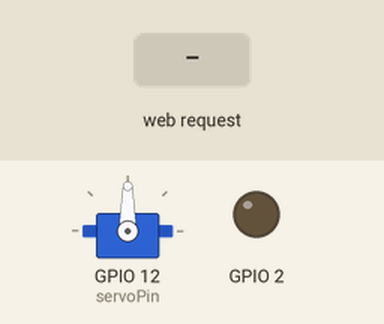
This sketch was run on a simulated ESP32. Parts: servo, output pins drawn as LEDs (lit = HIGH). Inputs (shaded band) come from the test bench. WiFi joins after 1.5 s; servers stay silent unless stated; what the sketch prints to the serial monitor is not drawn.

Above: at 2.7 s.
2.8 s: HTTP request GET /servo/girar received
At 3.2 s:
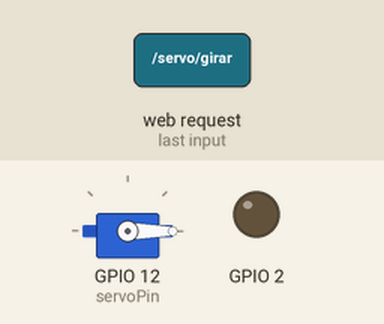
At 4.4 s:
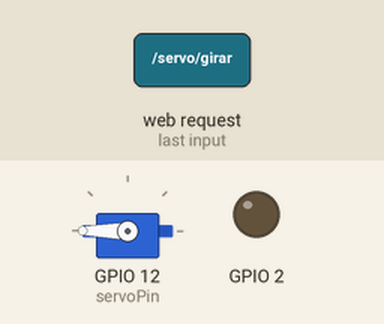
Timing chart, 0 to 5.9 s (numbered marks = the images above; inputs shaded):
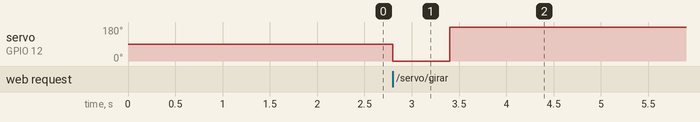

The sketch:

sketch_mar05a.ino
```cpp
#include <WiFi.h>
#include <WebServer.h>
#include <Servo.h>

//Configuración de la red Wifi
const char* ssid = "MAPACHE5"; //nombre de la red
const char* password = "aaaaaaaa"; // constraseña

Servo servo;

int ledPin = 13;
int servoPin = 12;
int pulsoMinimo = 544;
int pulsoMaximo = 2400;
int angulo = 0;

//puerto a utlizar
WebServer server(80);

//pagina html
const char paginahtml[] PROGMEM =  R"rawliteral(
<!DOCTYPE html>
<html>
<head>
    <title>ESP32 Web Server</title>
    <meta name="viewport" content="width=device-width, initial-scale=1">
    <style>
        body { font-family: Arial, sans-serif; text-align: center; }
        h1 { color: #007BFF; }
        button { padding: 10px; font-size: 20px; }
    </style>
</head>
<body>
    <h1>ESP32 Web Server</h1>
    <p>ESP32 funcionando como servidor web.</p>
    <button onclick="fetch('/led/on')">Encender LED</button>
    <button onclick="fetch('/led/off')">Apagar LED</button>
    <button onclick="fetch('/servo/girar')">Girar servo</button>
</body>
</html>
)rawliteral";


//Funciones para las peticiones
void root(){
  server.send(200,"text/html",paginahtml);
}

void encenderLed(){
//Encendemos el led del Esp32 (gpio2)
digitalWrite(ledPin,HIGH);
server.send(200,"text/plain","LED encendido");
}

void apagarLed(){
//apagamos el led
digitalWrite(ledPin,LOW);
server.send(200,"text/plain","LED apagado");
}

void girarServo(){
  servo.write(0);
  delay(600);
  servo.write(180);
  delay(600);
  }

void setup() {
Serial.begin(115200);

//Configuramos el gpio2 como salida
pinMode(2,OUTPUT);

//Conectamos a la red wifi
WiFi.begin(ssid,password);
Serial.print("Conectando a la red...");
while(WiFi.status() != WL_CONNECTED){
  delay(500);
  Serial.print(".");
  }

  //Mostramos la ip asignada
  Serial.print("\nConectado a la red");
  Serial.print("Dirección IP: ");
  Serial.print(WiFi.localIP());

  //rutas del servidor
  server.on("/",root);
  server.on("/led/on",encenderLed);
  server.on("/led/off",apagarLed);
  server.on("/servo/girar",girarServo);

  //Iniciar el servidor
  server.begin();

  servo.attach(servoPin,pulsoMinimo,pulsoMaximo);

}

void loop() {
server.handleClient();
}
```

Measured:
- after the input at 2.8 s, servo on GPIO 12 (servoPin): 90° → 0° at once, → 180° 0.60 s later
